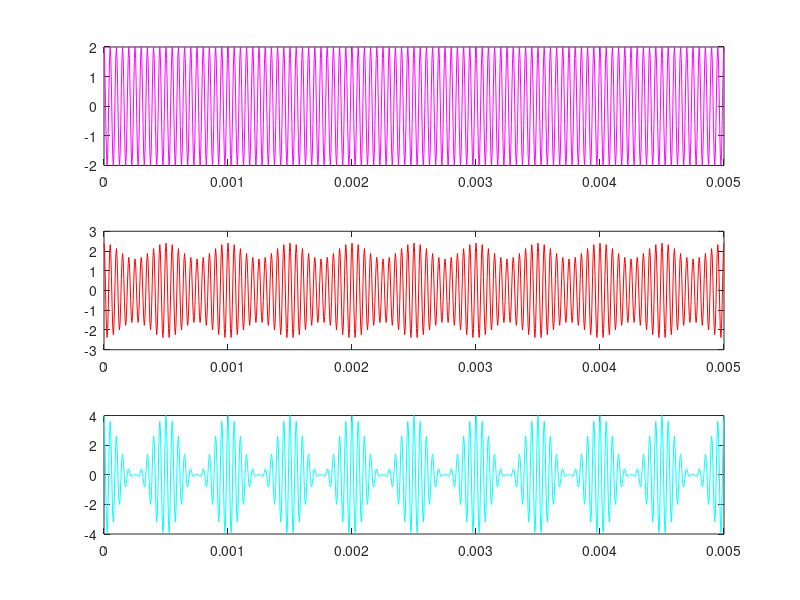

Write the MATLAB code that produced this figure.
clc
fc=6000;
Tc=1/fc;
Lc=100*Tc; %scale 
Ec=2; %amplitude of carrier
tc=0:.001*Lc:Lc;
c=cos(2*pi*fc*tc); %carrier signal
%plot(tc,c)
%normalized message signal
fm=2000;
Tm=1/fm;
Lm=10*Tm;
ts=.001*Lm;
fs=1/ts;
tm=0:ts:Lm;
M_t=cos(2*pi*fm*tm);
m(1)=0 ; %modulating index
a=[];
for i=1:1:21
    x=m(i);
    e=Ec+x.*M_t; %instanteneous amplitude of modulated waveform
    AM=e.*c;
    a=[a;AM];
    m(i+1)=m(i)+0.1; %increasing modulating index
end
s1=a(1,:);
s2=a(5,:);
s3=a(21,:); %should change with rang of for
subplot(3,1,1);
plot(tm,s1,'m');
subplot(3,1,2);
plot(tm,s2,'r');
subplot(3,1,3);
plot(tm,s3,'-c');
